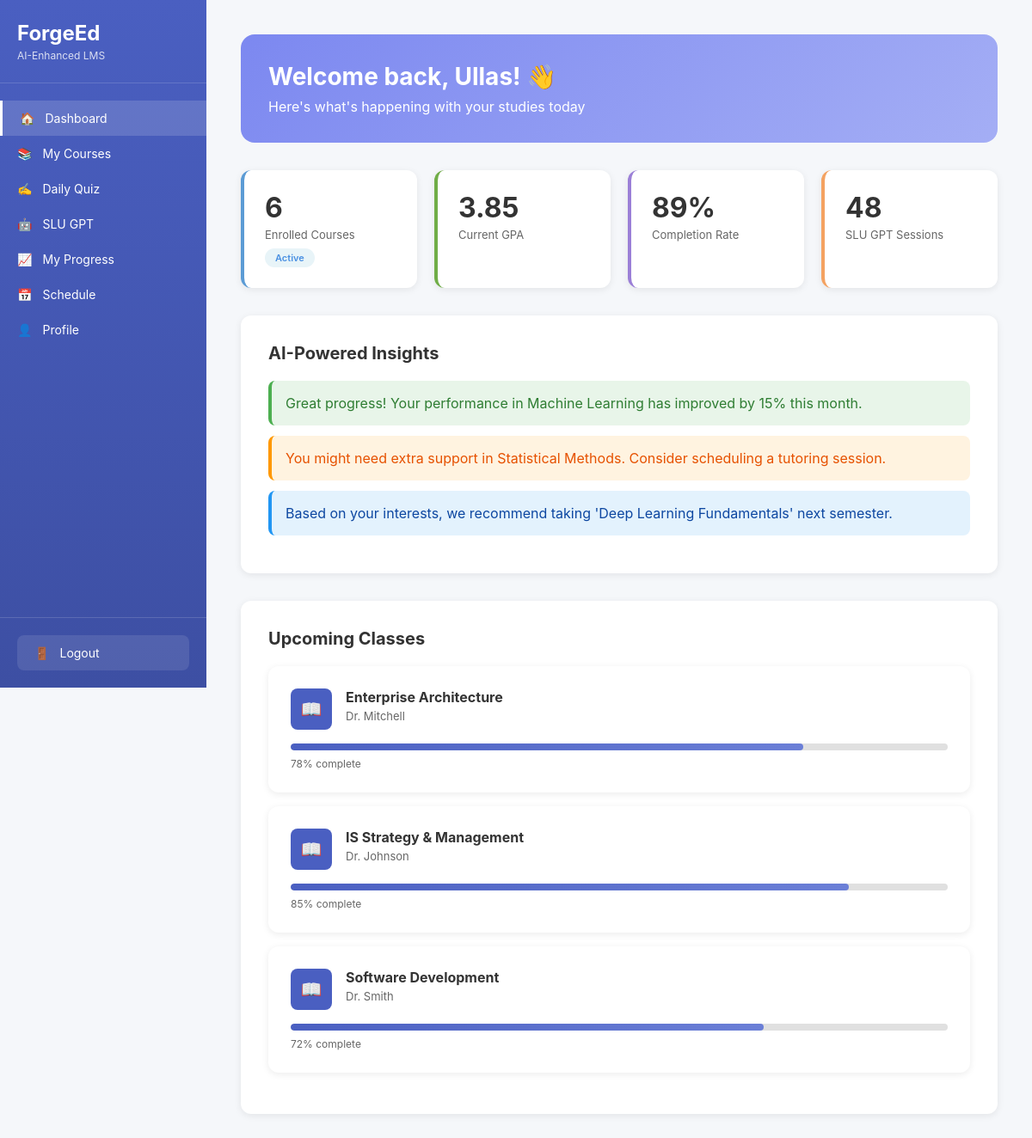
Before: /dashboard (signed in) with the older database file.
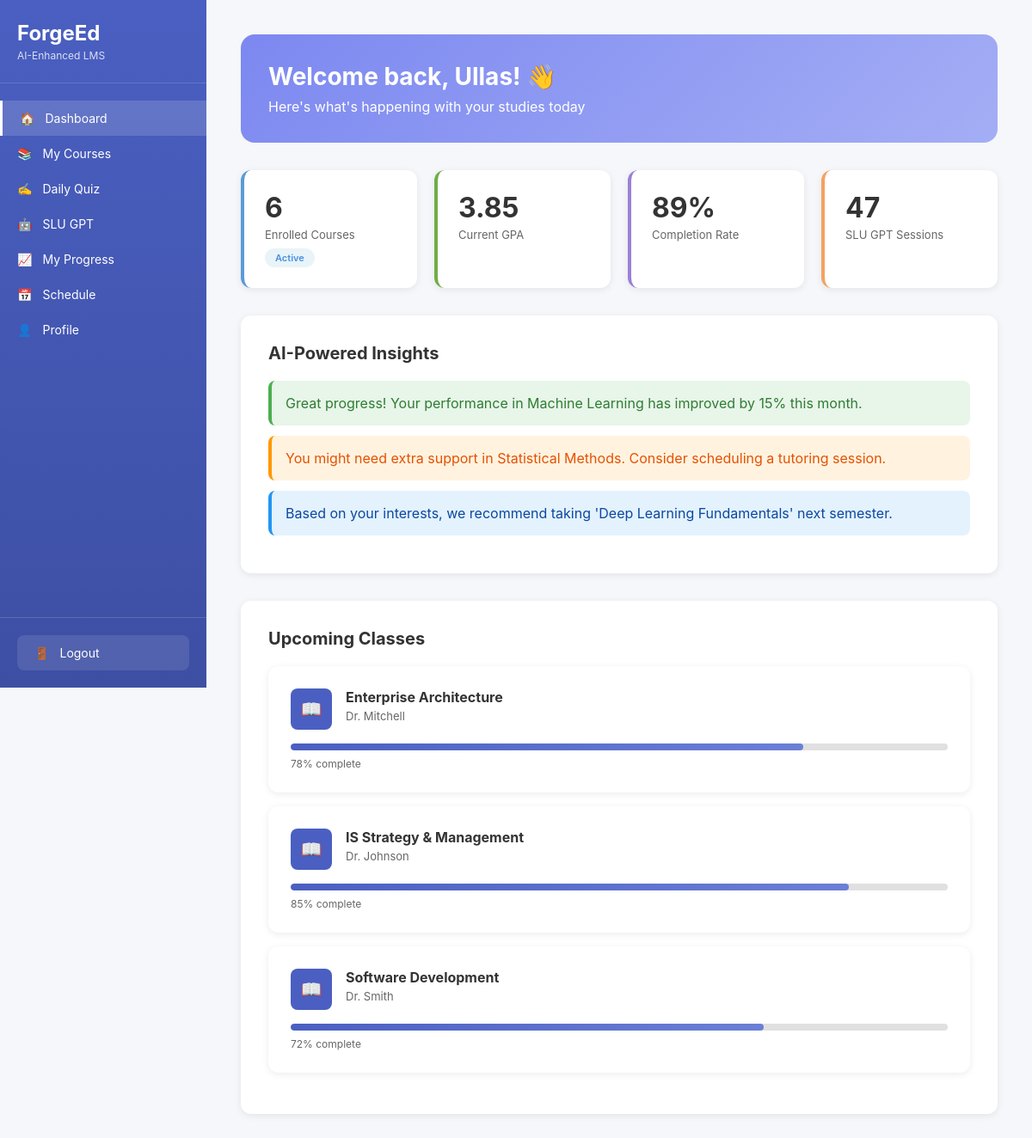
After: the same page with the newer database file.
### tables this page shows
CREATE TABLE students (
            id INTEGER PRIMARY KEY AUTOINCREMENT,
            email TEXT UNIQUE NOT NULL,
            password TEXT NOT NULL,
            first_name TEXT NOT NULL,
            last_name TEXT NOT NULL,
            gpa REAL DEFAULT 0.0,
            completion_rate INTEGER DEFAULT 0,
            slu_gpt_sessions INTEGER DEFAULT 0,
            career_goal TEXT,
            created_at TIMESTAMP DEFAULT CURRENT_TIMESTAMP
        );

### app.py (the view)
@app.route('/dashboard')
def dashboard():
    if 'student_id' not in session:
        return redirect(url_for('index'))
    student_id = session['student_id']
    conn = get_db()
    student = conn.execute('SELECT * FROM students WHERE id = ?', (student_id,)).fetchone()
    enrolled_count = conn.execute(
        'SELECT COUNT(*) as count FROM enrolled_courses WHERE student_id = ?',
        (student_id,)
    ).fetchone()['count']
    enrolled_courses = conn.execute('''
        SELECT c.course_name, c.instructor, ec.progress
        FROM enrolled_courses ec
        JOIN courses c ON ec.course_id = c.id
        WHERE ec.student_id = ?
        ORDER BY ec.enrolled_at DESC
        LIMIT 3
    ''', (student_id,)).fetchall()
    conn.close()
    insights = generate_ai_insights(student_id)
    return render_template('dashboard.html',
                         student=student,
                         enrolled_count=enrolled_count,
                         insights=insights,
                         upcoming_classes=enrolled_courses)

### app.py (called while the page is built, shortened)
def generate_ai_insights(student_id):
    conn = get_db()
    student = conn.execute('SELECT * FROM students WHERE id = ?', (student_id,)).fetchone()
    enrolled_courses = conn.execute('''
        SELECT c.course_name, ec.progress, ec.grade
        FROM enrolled_courses ec
        JOIN courses c ON ec.course_id = c.id
        WHERE ec.student_id = ?
    ''', (student_id,)).fetchall()
    conn.close()
    if not client:
        return [
            {"type": "success", "text": "Great progress! Your performance in Machine Learning has improved by 15% this month."},
            {"type": "warning", "text": "You might need extra support in Statistical Methods. Consider scheduling a tutoring session."},
            {"type": "info", "text": "Based on your interests, we recommend taking 'Deep Learning Fundamentals' next semester."}
        ]

### database.py (called while the page is built)
def get_db():
    conn = sqlite3.connect('forgeed.db')
    conn.row_factory = sqlite3.Row
    return conn

### templates/dashboard.html (shortened to what this page needs)
<!DOCTYPE html>
<html lang="en">
<head>
    <link rel="stylesheet" href="{{ url_for('static', filename='style.css') }}">
</head>
<body>
    <div class="app-container">
        <nav class="sidebar">
            <div class="sidebar-logo">
                <h2>ForgeEd</h2>
                <p>AI-Enhanced LMS</p>
            </div>
            <div class="sidebar-nav">
                <a href="/dashboard" class="nav-item active">
                    <span>🏠</span> Dashboard
                </a>
                <a href="/courses" class="nav-item">
                    <span>📚</span> My Courses
                </a>
                <a href="/quiz" class="nav-item">
                    <span>✍️</span> Daily Quiz
                </a>
                <a href="/slu-gpt" class="nav-item">
                    <span>🤖</span> SLU GPT
                </a>
                <a href="#" class="nav-item">
                    <span>📈</span> My Progress
                </a>
                <a href="#" class="nav-item">
                    <span>📅</span> Schedule
                </a>
                <a href="#" class="nav-item">
                    <span>👤</span> Profile
                </a>
            </div>
            <div class="sidebar-footer">
                <a href="/logout" class="logout-btn">
                    <span>🚪</span> Logout
                </a>
            </div>
        </nav>
        <main class="main-content">
            <div class="welcome-banner">
                <h2>Welcome back, {{ student['first_name'] }}! 👋</h2>
                <p>Here's what's happening with your studies today</p>
            </div>
            <div class="stats-grid">
                <div class="stat-card blue">
                    <div class="stat-value">{{ enrolled_count }}</div>
                    <div class="stat-label">Enrolled Courses</div>
                    <span class="stat-badge">Active</span>
                </div>
                <div class="stat-card green">
                    <div class="stat-value">{{ "%.2f"|format(student['gpa']) }}</div>
                    <div class="stat-label">Current GPA</div>
                </div>
                <div class="stat-card purple">
                    <div class="stat-value">{{ student['completion_rate'] }}%</div>
                    <div class="stat-label">Completion Rate</div>
                </div>
                <div class="stat-card orange">
                    <div class="stat-value">{{ student['slu_gpt_sessions'] }}</div>
                    <div class="stat-label">SLU GPT Sessions</div>
                </div>
            </div>
            <div class="insights-section">
                <h3>AI-Powered Insights</h3>
                {% for insight in insights %}
                <div class="insight-card {{ insight.type }}">
                    {{ insight.text }}
                </div>
                {% endfor %}
            </div>
            <div class="insights-section">
                <h3>Upcoming Classes</h3>
                {% for course in upcoming_classes %}
                <div class="course-card" style="margin-bottom: 16px;">
                    <div class="course-header">
                        <div class="course-icon">📖</div>
                        <div class="course-info">
                            <h3>{{ course['course_name'] }}</h3>
                            <p class="course-code">{{ course['instructor'] }}</p>
                        </div>
                    </div>
                    <div class="progress-bar">
                        <div class="progress-fill" style="width: {{ course['progress'] }}%"></div>
                    </div>
                    <p class="progress-text">{{ course['progress'] }}% complete</p>
                </div>
                {% endfor %}
            </div>
        </main>
    </div>
</body>
</html>

Changed rows visible on the page:
changed students "Ullas": slu_gpt_sessions "48" → "47"
